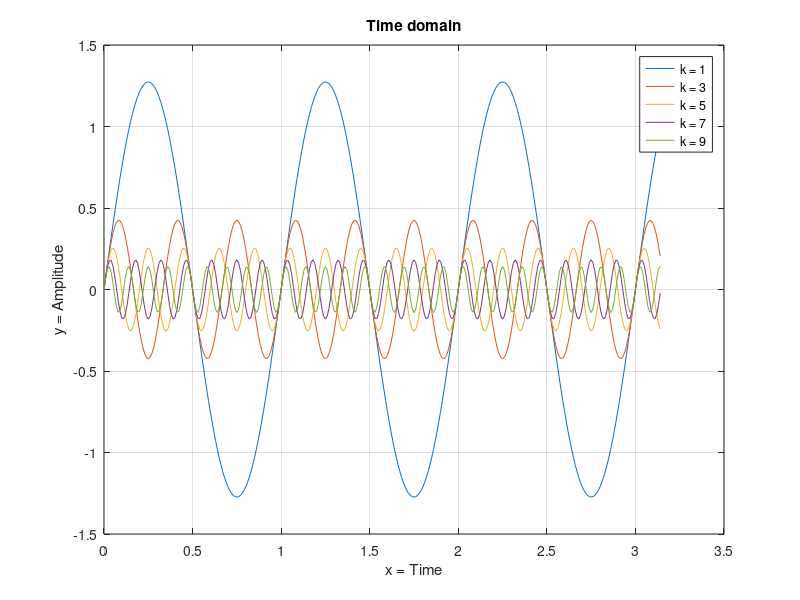
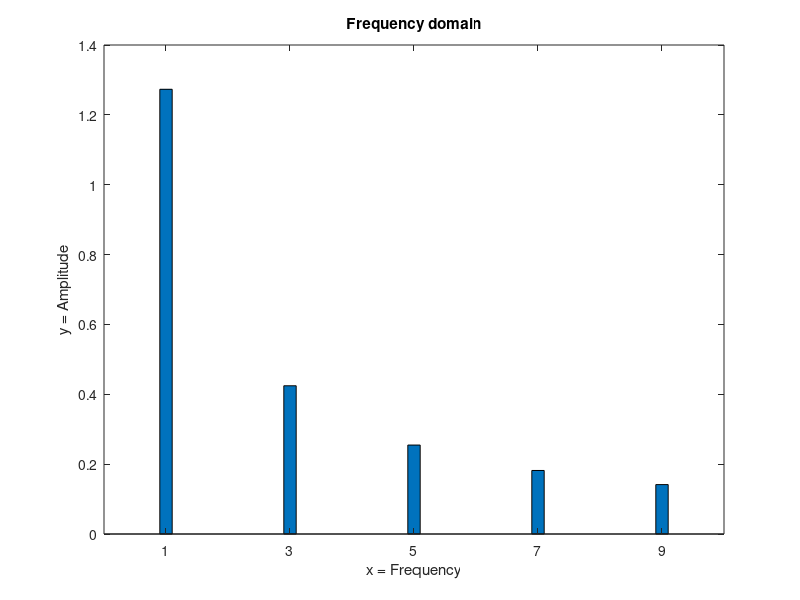

The MATLAB source for these figures, in order:
%A와 f 는 1, 1Hz로 가정하였기에 변수로 넣지 않았음.
variable = 9;  % maximum number
t = 0:.01:3.14;
y = zeros(2, length(t));
%x = zeros(size(t));
for k = 1:2:variable  %1부터 variable까지
    y((k+1)/2,:) = (4 / pi) * sin(2 * pi * k * t) / k; %주기 = 1/k 임, 즉 주파수 = k.
end
Peak_amplitude = max(y, [], 2); %Peak amplitude
k = 1:2:variable;
%시간 영역
plot(t, y)
title('Time domain')
xlabel('x = Time')
ylabel('y = Amplitude')
legend('k = 1', 'k = 3', 'k = 5', 'k = 7', 'k = 9')
grid on
%주파수 영역
figure
bar(k, Peak_amplitude, 0.1)  %막대그래프, k에 따른 Peak_amplitude를 그림
title('Frequency domain')
xlabel('x = Frequency')
ylabel('y = Amplitude')